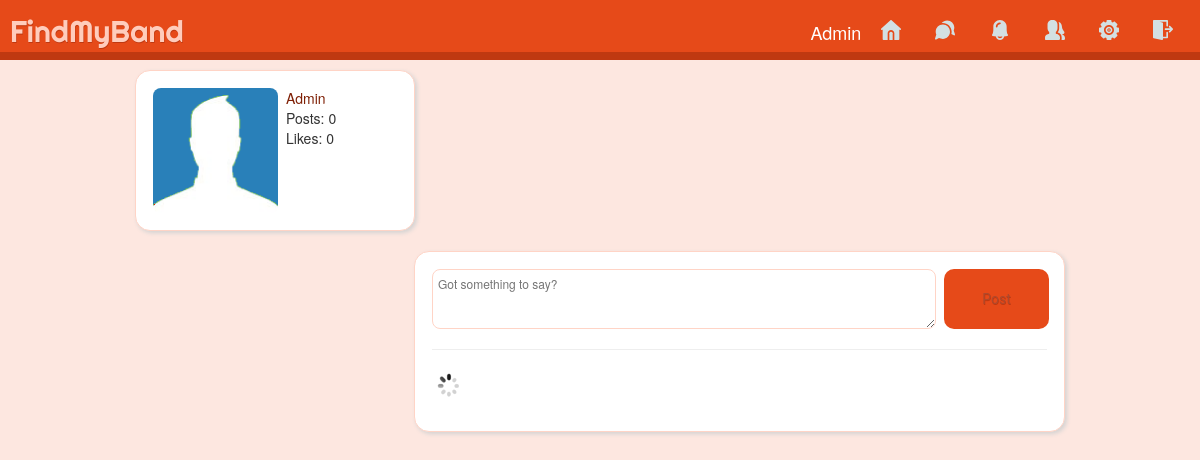
The page /admin.php (signed in) on the database its author committed.
### tables this page shows
CREATE TABLE `users` (
  `id` int(11) NOT NULL,
  `first_name` varchar(25) NOT NULL,
  `last_name` varchar(25) NOT NULL,
  `user_email` varchar(100) NOT NULL,
  `password` varchar(255) NOT NULL,
  `username` varchar(100) NOT NULL,
  `signup_date` date NOT NULL,
  `profile_pic` varchar(255) NOT NULL,
  `num_posts` int(11) NOT NULL,
  `num_likes` int(11) NOT NULL,
  `user_closed` varchar(3) NOT NULL,
  `friend_array` text NOT NULL
);

### includes/classes/Notification.php (called while the page is built, shortened)
<?php
class Notification
{
    private $user_obj;
    private $con;
    public function __construct($con, $user){
        $this->con = $con;
        $this->user_obj = new User($con, $user);
    }
    public function GetUnreadNumber()
    {
      $userLoggedIn = $this->user_obj->getUsername();
      $query = mysqli_query($this->con,"SELECT * FROM notifications WHERE viewed='no' AND user_to='$userLoggedIn'");
      return mysqli_num_rows($query);
    }
}
?>

### includes/classes/User.php (called while the page is built, shortened)
<?php
class User
{
    private $user;
    public function __construct($con, $user)
    {
        $user_details_query = mysqli_query($con, "SELECT * FROM users WHERE username='$user'");
        $this->user = mysqli_fetch_array($user_details_query);
    }
    public function getUsername()
    {
        return $this->user['username'];
    }
}

### includes/classes/Message.php (called while the page is built, shortened)
<?php
class Message
{
    public function __construct($con, $user){
        $this->user_obj = new User($con, $user);
    }
}
?>

### admin.php (the view, shortened to what this page needs)
<?php
include("includes/adminheader.php");
 ?>
	<div class="user_details column">
		<a href="<?php echo $userLoggedIn; ?>">  <img src="<?php echo $user['profile_pic']; ?>"> </a>
		<div class="user_details_left_right">
			<a href="<?php echo $userLoggedIn; ?>">
			<?php
            echo $user['first_name'] ;
      ?>
			</a>
			<br>
			<?php echo "Posts: " . $user['num_posts']. "<br>";
            echo "Likes: " . $user['num_likes'];
            ?>
		</div>
	</div>
	<div class="main_column column">
		<form class="post_form" action="index.php" method="POST">
			<textarea name="post_text" id="post_text" placeholder="Got something to say?"></textarea>
			<input type="submit" name="post" id="post_button" value="Post">
			<hr>
		</form>
		<img id="loading" src="assets/images/icons/loading.gif">
	</div>
	</div>
</body>
</html>

### includes/adminheader.php (shortened to what this page needs)
<?php
require 'config/config.php';
include("includes/classes/User.php");
include("includes/classes/Post.php");
include("includes/classes/Message.php");
include("includes/classes/Notification.php");
  if (isset($_SESSION['username'])) {
      $userLoggedIn = $_SESSION['username'];
      $user_details_query = mysqli_query($con, "SELECT * FROM users WHERE username = '$userLoggedIn'");
      $user = mysqli_fetch_array($user_details_query);
  } else {
      header("Location: adminlog.php");
  }
 ?>
 <html>
 <head>
   <link rel="stylesheet" href="assets/css/bootstrap.min.css">
   <link rel="stylesheet" href="assets/css/style.css">
 </head>
 <body>
    <div class="top_bar">
      <div class="logo">
      <a href="admin.php">FindMyBand</a>
      </div>
      <nav>
        <?php
        $messages = new Message($con, $userLoggedIn);
        $notifications = new Notification($con, $userLoggedIn);
         ?>
        <a href="<?php echo $userLoggedIn;?>">
          <?php echo $user['username']; ?>
        </a>
        <a href="admin.php"><img src="./assets/icons/home.svg" alt="Home" class="nav-icon"></a>
        <a href="javascript:void(0);" onclick="getDropdownData('<?php echo $userLoggedIn;?>', 'message')"><img src="./assets/icons/chat.svg" alt="Message" class="nav-icon">
        </a>
        <a href="javascript:void(0);" onclick="getDropdownData('<?php echo $userLoggedIn;?>', 'notification')"><img src="./assets/icons/ring.svg" alt="Notifictions" class="nav-icon">
        </a>
        <a href="userlist.php"><img src="./assets/icons/user.svg" alt="user" class="nav-icon"></a>
        <a href="#"><img src="./assets/icons/settings.svg" alt="Settings" class="nav-icon"></a>
        <a href="includes/handlers/admin/adminlogout.php"><img src="./assets/icons/exit.svg" alt="Log Out" class="nav-icon"></a>
      </nav>
    </div>
    <div class="wrapper">

### assets/css/style.css (style rules this page uses)
body { background-color: #fde7e0; }
a { color: #7f2006; text-decoration: none; }
.top_bar { width: 100%; height: 60px; background-color: #E64A19; border-bottom: 8px solid #bf3911; min-width: 1050px; margin: 0 0 15px 0; display: inline-flex; position: fixed; z-index: 10; }
.logo a { font-family: 'Righteous', cursive; margin-left: 10px; font-size: 30; position: relative; ; top: 10px; color: #FFCCBC; text-shadow: #bf3911 0.5px 0.5px 0px; }
nav { float: right; right: 2px; position: absolute; margin: 10px; }
nav a { position: relative; color: #FFF; text-decoration: none; font-size: 18px; }
.nav-icon { height: 30px; width: 30px; margin: 10px; padding-bottom: 10px; }
.wrapper { margin: 0 auto; top: 70px; position: relative; padding: 0 10px; width: 75%; min-width: 950px; }
.column { background-color: #FFF; padding: 17px; border: 1px solid #ffd4c6; border-radius: 15px; box-shadow: 2px 2px 4px #D3D3D3; z-index: -1; }
.user_details { width: 280px; float: left; margin-bottom: 20px; }
.user_details img { height: 125px; border-radius: 8px; margin-right: 8px; }
.user_details_left_right { width: 125px; display: inline-block; position: absolute; }
.main_column { float: right; width: 70%; z-index: -1; min-height: 181px; }
.post_form { width: 100%; }
.post_form textarea { width: 82%; height: 60px; border-radius: 8px; margin-right: 8px; border: 1px solid #ffd4c6; font-size: 12px; padding: 5px; }
.post_form input[type="submit"] { width: 11%; height: 60px; border-radius: 10px; border: none; background-color: #E64A19; font-family: 'roboto', sans-serif; text-shadow: #bf3911 0.5px 0.5px 0px; color: #af492c; position: absolute; outline: 0; margin: 0; }

### rows shown on the page
users: username "Admin", profile_pic (picture), first_name "Admin", num_posts "0", num_likes "0"
